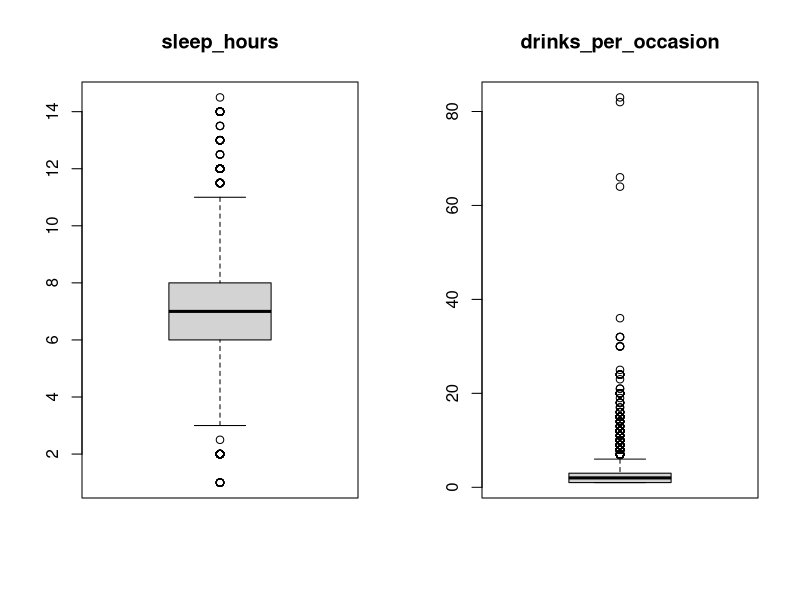
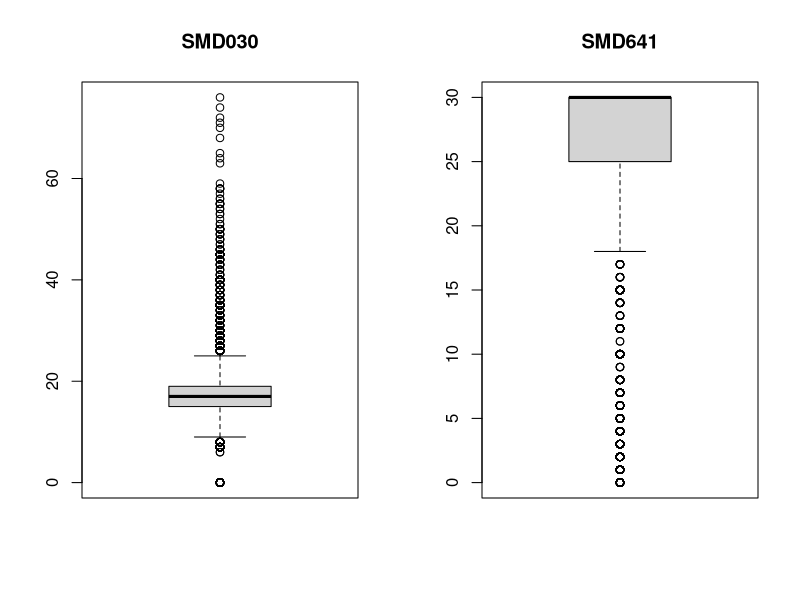
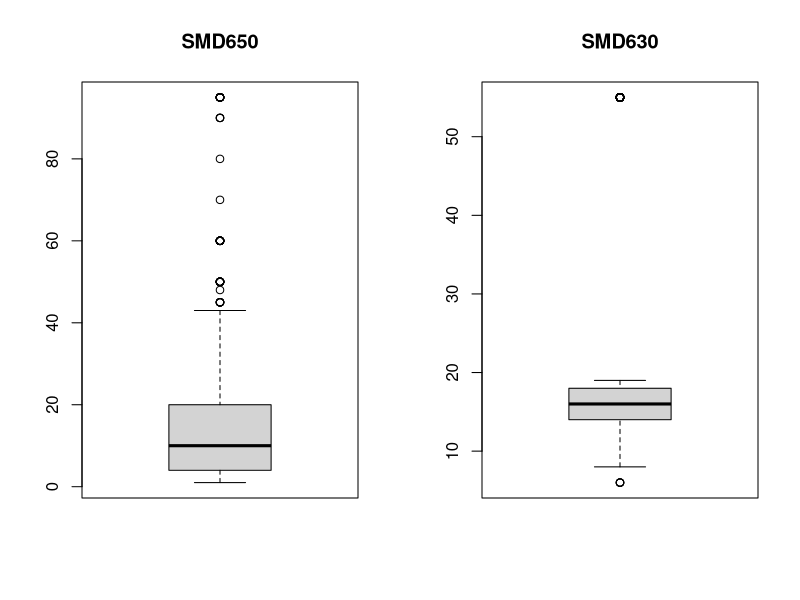
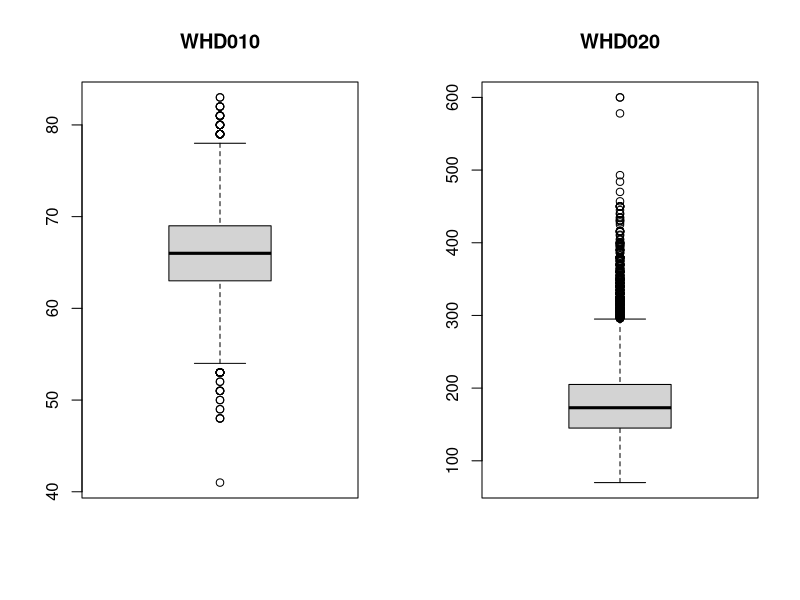
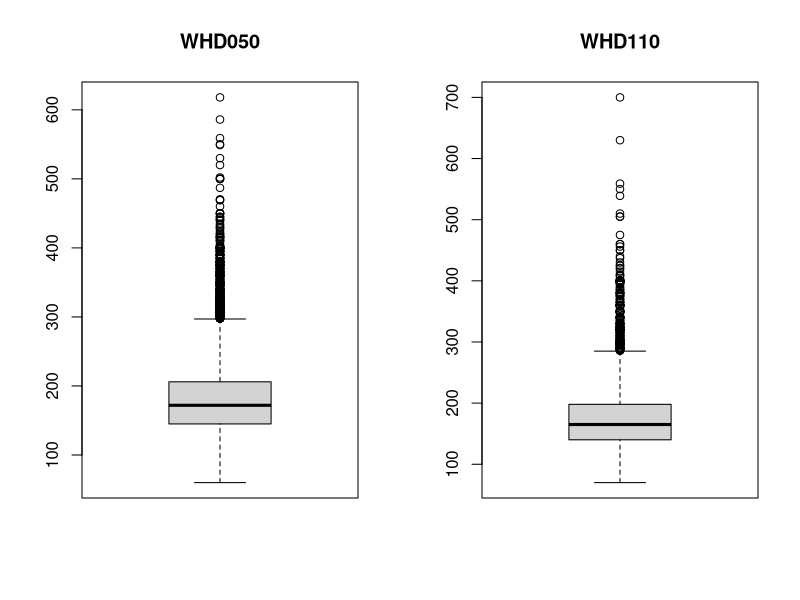
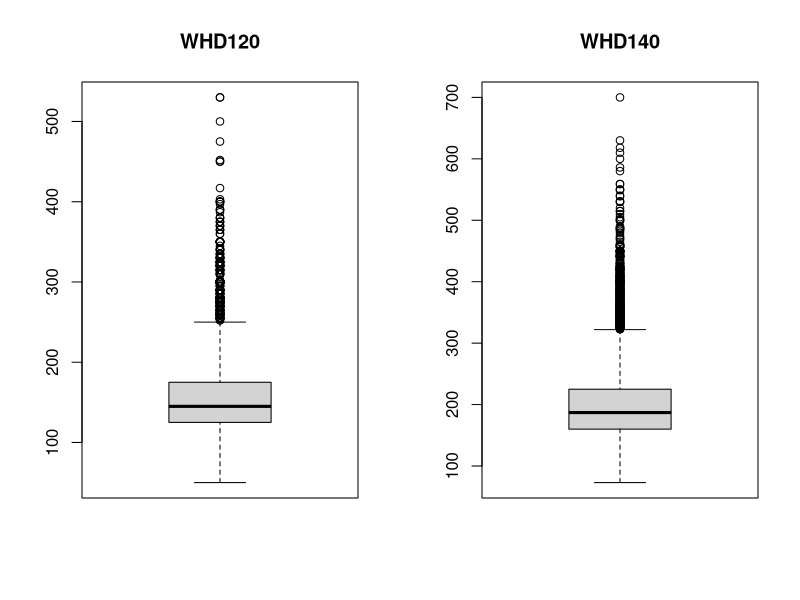
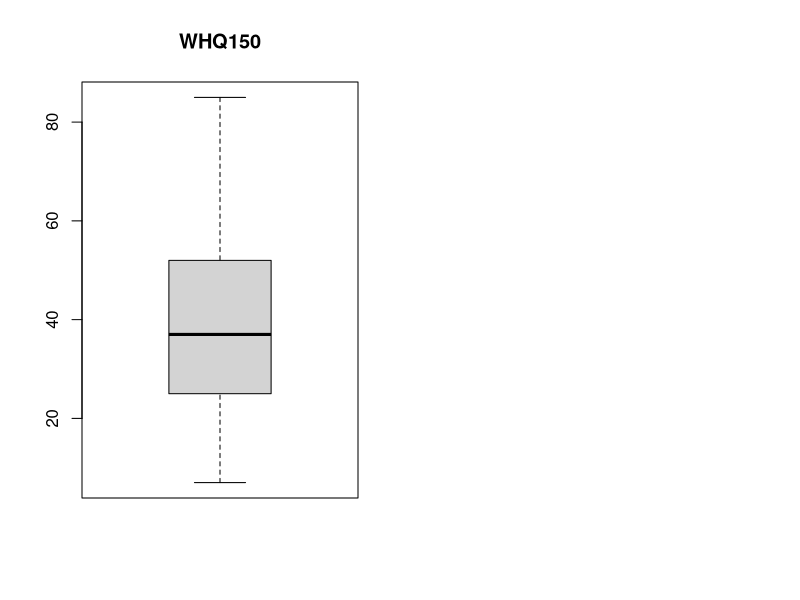

Write R code to recreate these figures, in order. (Note: this script raises an error after producing the figures.)
## ---- chunk 1
df = read.csv("project_data.csv")
target = "result"

## Dropping redundant features
df = subset(df, select = -c(X, id))

## ---- chunk 2
dim(df)

sum(unlist(lapply(df, is.numeric)))
## ---- chunk 3
summary(df)

numeric_columns = c("sleep_hours", "drinks_per_occasion", "SMD030", "SMD641", "SMD650", "SMD630", "WHD010", "WHD020", "WHD050", "WHD110", "WHD120", "WHD140", "WHQ150")
## ---- chunk 4
par(mfcol=c(1,2))
for (i in numeric_columns) {
        boxplot(df[,i], main=names(df[i]), type="l")
}
## ---- chunk 5
corr_variables = c("sleep_hours", "drinks_per_occasion", "WHD010", "WHD020", "WHD050", "WHD110", "WHD120", "WHD140", "WHQ150")

df[, corr_variables]%>% 
  pairs.panels(method = "spearman", # correlation method
             hist.col = "lightgreen", # histogram color
             density = TRUE,  # show density plots
             ellipses = FALSE # do not show correlation ellipses
             )
